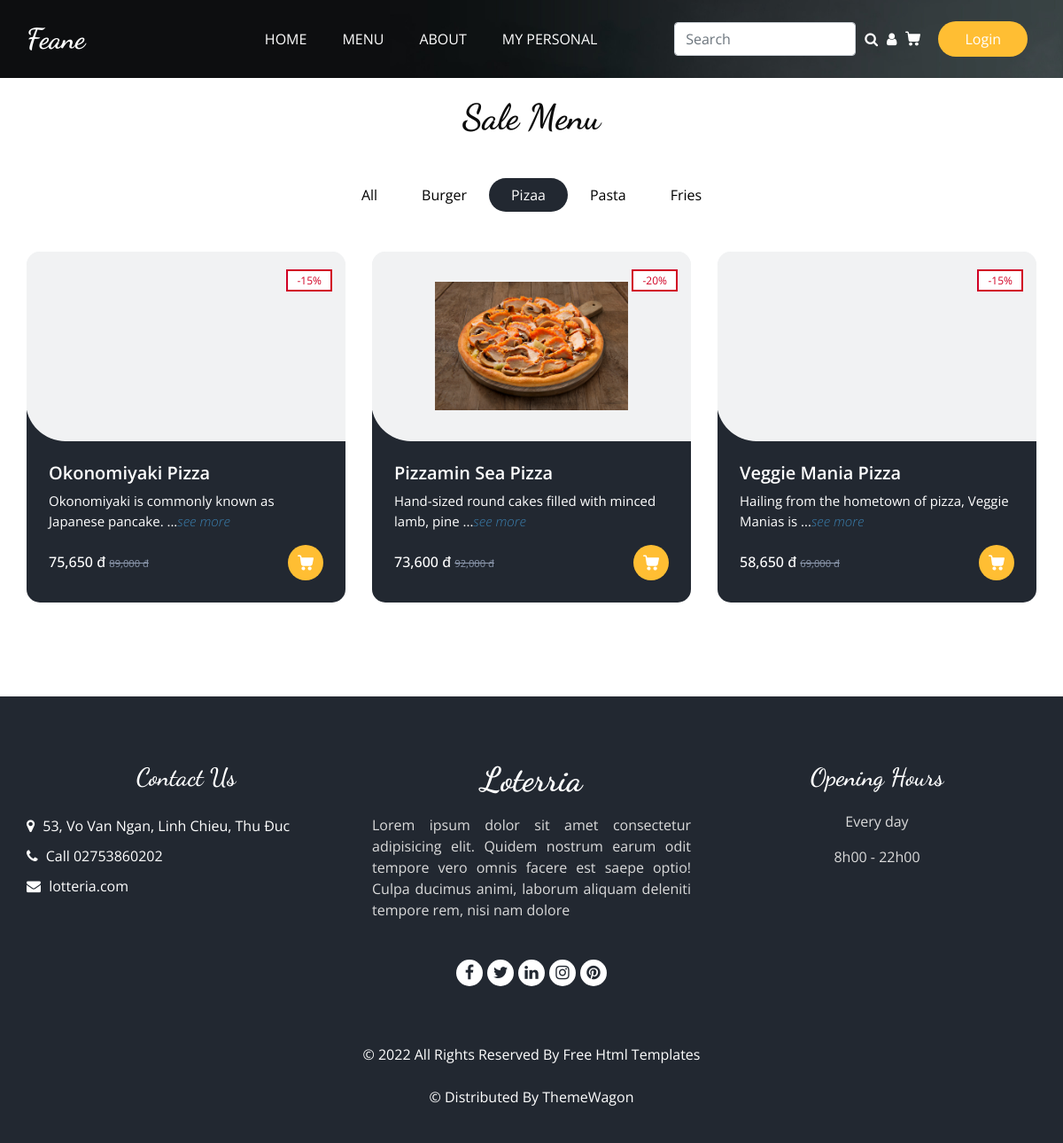
The app's page /menu_sale.php?type=2 with its own data.
### tables this page shows
CREATE TABLE `product_type` (
  `Type_Id` int(11) NOT NULL,
  `Type_Name` varchar(50) DEFAULT NULL
);

CREATE TABLE `product` (
  `Id` int(11) NOT NULL,
  `Name` varchar(50) NOT NULL,
  `Type_Id` int(11) NOT NULL,
  `Decription` varchar(500) DEFAULT NULL,
  `image` varchar(200) DEFAULT NULL,
  `Price` int(11) DEFAULT NULL,
  `Sale` int(100) DEFAULT NULL,
  `Feature` tinyint(4) DEFAULT NULL
);

CREATE TABLE `store` (
  `Store_Id` int(11) NOT NULL,
  `Store_Name` varchar(50) NOT NULL,
  `Location` varchar(200) DEFAULT NULL,
  `Phone_Number` char(14) DEFAULT NULL,
  `Email` varchar(50) DEFAULT NULL,
  `Facebook` varchar(200) DEFAULT NULL,
  `Twitter` varchar(200) DEFAULT NULL,
  `Linkedin` varchar(200) DEFAULT NULL,
  `Instagram` varchar(200) DEFAULT NULL,
  `Pinterest` varchar(200) DEFAULT NULL,
  `Opening day` varchar(20) DEFAULT NULL,
  `Open time` varchar(20) DEFAULT NULL,
  `Long Description` varchar(500) DEFAULT NULL,
  `Short description` varchar(200) DEFAULT NULL
);

### models/db.php (called while the page is built)
<?php
class Db
{
    public static $connection;
    public function __construct()
    {
        if (!self::$connection) {
            self::$connection = new mysqli(DB_HOST, DB_USER, DB_PASSWORD, DB_NAME, PORT);
            self::$connection->set_charset(DB_CHARSET);
        }
        return self::$connection;
    }
}
?>

### models/db_menu.php (called while the page is built, shortened)
<?php
class Menu extends Db
{
    public function getAllMenu()
    {
        $sql = self::$connection->prepare("SELECT * FROM product_type");
        $sql->execute();
        $items = $sql->get_result()->fetch_all(MYSQLI_ASSOC);
        return $items;
    }
}
?>

### models/db_product.php (called while the page is built, shortened)
<?php
class ProductFood extends Db
{
    public function getProductsSaleForPage($type_id,$page, $perPage)
    {
        $firstLink = ($page - 1) * $perPage;
        $sql = self::$connection->prepare("SELECT * FROM product WHERE Type_Id = ? && Sale > 0 LIMIT ?,?");
        $sql->bind_param("iii", $type_id, $firstLink, $perPage);
        $sql->execute();
        $items = $sql->get_result()->fetch_all(MYSQLI_ASSOC);
        return $items;
    }
     public function getProductsSaleByType($type_id)
     {
         $sql = self::$connection->prepare("SELECT * FROM product WHERE product.Type_Id = ? && Sale > 0");
         $sql->bind_param("i", $type_id);
         $sql->execute();
         $items = $sql->get_result()->fetch_all(MYSQLI_ASSOC);
         return $items;
     }
}

### models/db_store.php (called while the page is built, shortened)
<?php
class Store extends Db
{
    public function getALlStore()
    {
        $sql = self::$connection->prepare("SELECT * FROM store");
        $sql->execute();
        $items = $sql->get_result()->fetch_all(MYSQLI_ASSOC);
        return $items;
    }
}
?>

### menu_sale.php (the view, shortened to what this page needs)
<?php
  include "header.php";?>
<?php
  if(isset($_GET['type'])):
    $Menu = new Menu;
    $getAllMenu = $Menu->getAllMenu();
?>
<section class="food_section layout_padding-bottom" style="margin-top: 20px;">
  <div class="container">
    <div class="heading_container heading_center">
      <h2>
        Sale Menu
      </h2>
    </div>
    <ul class="filters_menu">
      <li <?php if(!isset($_GET['type']) || (isset($_GET['type']) && $_GET['type'] == 0)){echo "class='active'";}?>><a href="menu_sale.php?type=0">All</a></li>
      <?php foreach($getAllMenu as $menu):?>
      <li
      <?php
        if(isset($_GET['type']) && $_GET['type'] == $menu['Type_Id']){
          echo "class='active'";
        }
      ?>>
        <a href="menu_sale.php?type=<?php echo $menu['Type_Id']?>"><?php echo $menu['Type_Name']?></a>
      </li>
      <?php endforeach;?>
    </ul>
    <div class="filters-content">
      <div class="row grid">
        <?php
        $Product = new ProductFood;
        $arrProducts = array();
        $perPage = 6;
        $page = isset($_GET['page'])?$_GET['page']:1;
        if(!isset($_GET['type']) || $_GET['type'] == 0){
          $getAllproductsSale = $Product->getAllSale();
          $total = count($getAllproductsSale);
          $url = $_SERVER['PHP_SELF']."?type=0";
          $arrProducts = $Product->getSixProductsSale($page, $perPage);
        }else{
          $type_id = $_GET['type'];
          $getProductsByType = $Product->getProductsSaleByType($type_id);
          $arrProducts = $Product->getProductsSaleForPage($type_id,$page, $perPage);
        }
        foreach ($arrProducts as $value) :
        ?>
            <div class="col-sm-6 col-lg-4 all">
              <div class="box">
                <div>
                  <div class="img-box">
                    <img src="images/<?php echo $value['image']; ?>" alt="">
                    <div class="product-label">
									    <span class="sale">-<?php echo $value['Sale']?>%</span>
								    </div>
                  </div>
                  <div class="detail-box">
                    <h5>
                      <?php echo $value['Name'] ?>
                    </h5>
                    <p>
                      <?php
                       $decr = str_split($value['Decription']);
                       $t = 0;
                       foreach($decr as $i){
                         echo $i;
                         $t++;
                         if($t > 50){
                           if($i == " "){
                            break;
                           }
                         }
                       }
                      ?>...<a style="font-size: 8xp; font-style: italic; font-weight: 100; color: #3a7ead;" href="<?php echo 'detail.php?id=' . $value['Id'] ?>">see more</a>
                    </p>
                    <div class="options">
                      <h6>
                        <?php echo number_format(($value['Price']*(100 - $value['Sale']))/100); ?> đ
									      <del style="font-size: 70%; font-weight: 400; color: #8D99AE;"><?php echo number_format($value['Price']);?> đ</del>
                      </h6>
                      <a href="add_cart.php?id_product=<?php echo $value['Id']?>">
                      </a>
                    </div>
                  </div>
                </div>
              </div>
            </div>
          <?php endforeach;?>
      </div>
    </div>
  </div>
</section>
<?php endif;?>
<?php
  include "footer.php";
?>

### footer.php (shortened to what this page needs)
<footer class="footer_section">
  <div class="container">
    <div class="row">
      <div class="col-md-4 footer-col">
        <div class="footer_contact">
          <h4>
            Contact Us
          </h4>
          <div class="contact_link_box">
            <a href="about.php" style="text-align: justify;">
              <i class="fa fa-map-marker" aria-hidden="true"></i>
              <span style="text-align: left;;">
                <?php echo $getALLstore[0]['Location'] ?>
              </span>
            </a>
            <a href="about.php" style="text-align: justify;">
              <i class="fa fa-phone" aria-hidden="true"></i>
              <span style="text-align:left ;">
                Call <?php echo $getALLstore[0]['Phone_Number'] ?><br>
              </span>
            </a>
            <a href="about.php" style="text-align: justify;">
              <i class="fa fa-envelope" aria-hidden="true"></i>
              <span style="text-align:left ;">
                <?php echo $getALLstore[0]['Email'] ?><br>
              </span>
            </a>
          </div>
        </div>
      </div>
      <div class="col-md-4 footer-col">
        <div class="footer_detail">
          <a href="" class="footer-logo">
            <?php echo $getALLstore[0]['Store_Name'] ?>
          </a>
          <p style="text-align:justify;">
            <?php echo $getALLstore[0]['Short description'] ?><br><br>
          </p>
          <div class="footer_social">
            <a href="<?php echo $getALLstore[0]['Facebook'] ?>">
              <i class="fa fa-facebook" aria-hidden="true"></i>
            </a>
            <a href="<?php echo $getALLstore[0]['Twitter'] ?>">
              <i class="fa fa-twitter" aria-hidden="true"></i>
              <link rel="stylesheet" href="facebook.com">
            </a>
            <a href="<?php echo $getALLstore[0]['Linkedin'] ?>">
              <i class="fa fa-linkedin" aria-hidden="true"></i>
            </a>
            <a href="<?php echo $getALLstore[0]['Instagram'] ?>">
              <i class="fa fa-instagram" aria-hidden="true"></i>
            </a>
            <a href="<?php echo $getALLstore[0]['Pinterest'] ?>">
              <i class="fa fa-pinterest" aria-hidden="true"></i>
            </a>
          </div>
        </div>
      </div>
      <div class="col-md-4 footer-col">
        <h4>
          Opening Hours
        </h4>
        <p>
          <?php echo $getALLstore[0]['Opening day'] ?><br>
        </p>
        <p>
          <?php echo $getALLstore[0]['Open time'] ?><br>
        </p>
      </div>
    </div>
    <div class="footer-info">
      <p>
        &copy; <span id="displayYear"></span> All Rights Reserved By
        <a href="https://html.design/">Free Html Templates</a><br><br>
        &copy; <span id="displayYear"></span> Distributed By
        <a href="https://themewagon.com/" target="_blank">ThemeWagon</a>
      </p>
    </div>
  </div>
</footer>
</body>
</html>

### css/responsive.css (style rules this page uses)
@media (min-width: 1200px) { .container { max-width: 1170px; } }

### records on screen
product_type: Type_Name "Burger"
product_type: Type_Name "Pizaa"
product_type: Type_Name "Pasta"
product_type: Type_Name "Fries"
product: Sale "15", Name "Okonomiyaki Pizza", i "O", i "k", i "o", i "n", i "m", i "i", i "y", i "a", i "s", i "c", i "l", i "w", i "J", i "p", i "e", i ".", ($value['Price']*(100 - $value['Sale']))/100 "75,650", Price "89,000"
product: image (picture), Sale "20", Name "Pizzamin Sea Pizza", i "H", i "a", i "n", i "d", i "-", i "s", i "i", i "z", i "e", i "r", i "o", i "u", i "c", i "k", i "f", i "l", i "w", i "t", i "h", i "m", i "b", i ",", i "p", ($value['Price']*(100 - $value['Sale']))/100 "73,600", Price "92,000"
product: Sale "15", Name "Veggie Mania Pizza", i "H", i "a", i "i", i "l", i "n", i "g", i "f", i "r", i "o", i "m", i "t", i "h", i "e", i "w", i "p", i "z", i ",", i "V", i "M", i "s", ($value['Price']*(100 - $value['Sale']))/100 "58,650", Price "69,000"
store: Location "53, Vo Van Ngan, Linh Chieu, Thu Đuc", Phone_Number "02753860202", Email "lotteria.com", Store_Name "Loterria", Short description "Lorem ipsum dolor sit amet consectetur adipisicing elit. Quidem nostrum earum odit tempore vero omnis facere est saepe optio! Culpa ducimus animi, laborum aliquam deleniti tempore rem, nisi nam dolore", Opening day "Every day", Open time "8h00 - 22h00"
